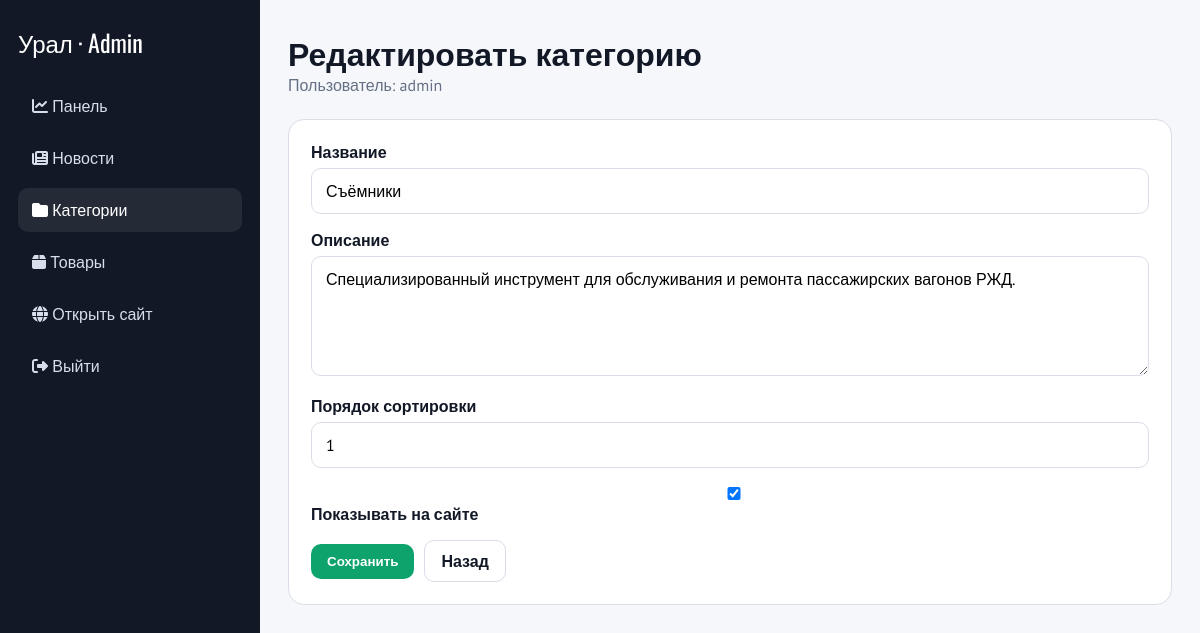
/admin/categories/1/edit/ (signed in), run on the app's committed database.
### tables this page shows
CREATE TABLE categories (
            id INTEGER PRIMARY KEY AUTOINCREMENT,
            name TEXT NOT NULL,
            slug TEXT NOT NULL UNIQUE,
            description TEXT,
            sort_order INTEGER NOT NULL DEFAULT 0,
            is_active INTEGER NOT NULL DEFAULT 1,
            created_at TEXT NOT NULL DEFAULT CURRENT_TIMESTAMP
        );

### app.py (the view, shortened to what this page needs)
@app.route('/admin/categories/<int:item_id>/edit/', methods=['GET', 'POST'])
@admin_required
def admin_category_edit(item_id):
    item = query_db('SELECT * FROM categories WHERE id = ?', (item_id,), one=True)
    if not item:
        flash('Категория не найдена.', 'error')
        return redirect(url_for('admin_categories_list'))
    return render_template('admin/category_form.html', item=item, action='edit')

### app.py (called while the page is built)
def get_db():
    if 'db' not in g:
        g.db = sqlite3.connect(DB_PATH)
        g.db.row_factory = sqlite3.Row
    return g.db

def query_db(query, args=(), one=False):
    cur = get_db().execute(query, args)
    rows = cur.fetchall()
    cur.close()
    return (rows[0] if rows else None) if one else rows

@app.context_processor
def inject_globals():
    categories = []
    recent_news = []
    try:
        categories = query_db('SELECT * FROM categories WHERE is_active = 1 ORDER BY sort_order, name')
        recent_news = query_db(
            'SELECT * FROM news WHERE is_published = 1 ORDER BY COALESCE(published_at, created_at) DESC LIMIT 3'
        )
    except sqlite3.OperationalError:
        pass
    return {
        'nav_categories': categories,
        'footer_recent_news': recent_news,
        'is_admin_logged_in': bool(session.get('admin_id')),
    }

def admin_required(view):
    @wraps(view)
    def wrapped(*args, **kwargs):
        if not session.get('admin_id'):
            flash('Сначала войдите в админ-панель.', 'error')
            return redirect(url_for('admin_login'))
        return view(*args, **kwargs)
    return wrapped

### templates/admin/category_form.html
{% extends "admin/base.html" %}
{% block page_title %}{{ 'Добавить категорию' if action == 'create' else 'Редактировать категорию' }}{% endblock %}
{% block content %}
<div class="card">
  <form method="post">
    <div class="field"><label>Название</label><input type="text" name="name" value="{{ item.name if item else '' }}" required></div>
    <div class="field"><label>Описание</label><textarea name="description">{{ item.description if item else '' }}</textarea></div>
    <div class="field"><label>Порядок сортировки</label><input type="number" name="sort_order" value="{{ item.sort_order if item else 0 }}"></div>
    <div class="field"><label><input type="checkbox" name="is_active" {% if not item or item.is_active %}checked{% endif %}> Показывать на сайте</label></div>
    <div class="actions"><button class="btn" type="submit">Сохранить</button><a class="btn-outline" href="{{ url_for('admin_categories_list') }}">Назад</a></div>
  </form>
</div>
{% endblock %}

### templates/admin/base.html (style rules this page uses)
:root { --dark:#121826;--green:#0ea36c;--border:#d9dde6;--bg:#f5f7fb;--white:#fff;--gray:#657084; }
* { box-sizing:border-box }
body { margin:0;background:var(--bg);font-family:'PT Sans',sans-serif;color:var(--dark) }
a { text-decoration:none;color:inherit }
.btn,.btn-danger,.btn-outline { display:inline-flex;align-items:center;gap:8px;padding:10px 16px;border-radius:10px;border:0;cursor:pointer;font-weight:700 }
.btn { background:var(--green);color:#fff }
.btn-outline { background:#fff;border:1px solid var(--border) }
.card { background:#fff;border:1px solid var(--border);border-radius:16px;padding:22px;margin-bottom:20px }
.field { margin-bottom:16px }
.field label { display:block;font-weight:700;margin-bottom:6px }
.field input,.field textarea,.field select { width:100%;padding:12px 14px;border:1px solid var(--border);border-radius:10px;font:inherit;background:#fff }
.field textarea { min-height:120px;resize:vertical }
.actions { display:flex;gap:10px;align-items:center;flex-wrap:wrap }

### data on the page
categories: name "Съёмники", description "Специализированный инструмент для обслуживания и ремонта пассажирских вагонов РЖД.", sort_order "1", is_active "☑"

### other printed values
{{ session.get('admin_username', 'admin') }} "admin"
